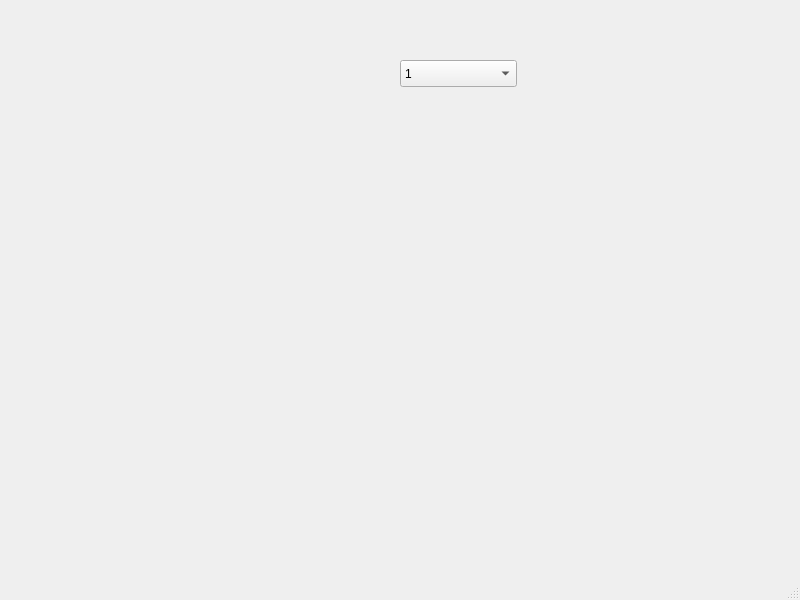
<?xml version="1.0" encoding="UTF-8"?>
<ui version="4.0">
 <class>MainWindow</class>
 <widget class="QMainWindow" name="MainWindow">
  <property name="geometry">
   <rect>
    <x>0</x>
    <y>0</y>
    <width>800</width>
    <height>600</height>
   </rect>
  </property>
  <property name="windowTitle">
   <string>MainWindow</string>
  </property>
  <widget class="QWidget" name="centralwidget">
   <widget class="QComboBox" name="comboBox">
    <property name="geometry">
     <rect>
      <x>400</x>
      <y>60</y>
      <width>117</width>
      <height>27</height>
     </rect>
    </property>
    <item>
     <property name="text">
      <string>1</string>
     </property>
    </item>
    <item>
     <property name="text">
      <string>2</string>
     </property>
    </item>
    <item>
     <property name="text">
      <string>3</string>
     </property>
    </item>
   </widget>
  </widget>
  <widget class="QMenuBar" name="menubar">
   <property name="geometry">
    <rect>
     <x>0</x>
     <y>0</y>
     <width>800</width>
     <height>34</height>
    </rect>
   </property>
  </widget>
  <widget class="QStatusBar" name="statusbar"/>
 </widget>
 <resources/>
 <connections>
  <connection>
   <sender>comboBox</sender>
   <signal>currentIndexChanged(int)</signal>
   <receiver>comboBox</receiver>
   <slot>clearEditText()</slot>
   <hints>
    <hint type="sourcelabel">
     <x>458</x>
     <y>107</y>
    </hint>
    <hint type="destinationlabel">
     <x>458</x>
     <y>107</y>
    </hint>
   </hints>
  </connection>
 </connections>
</ui>
